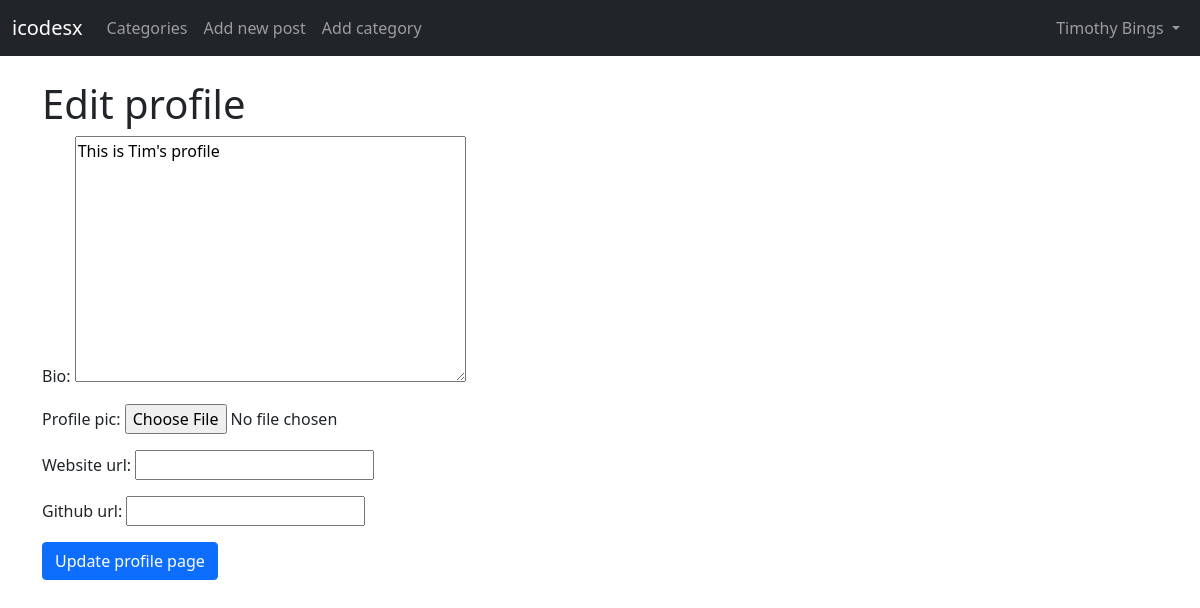
/users/4/edit-profile-page/ (signed in), run on an earlier commit of the app's database.
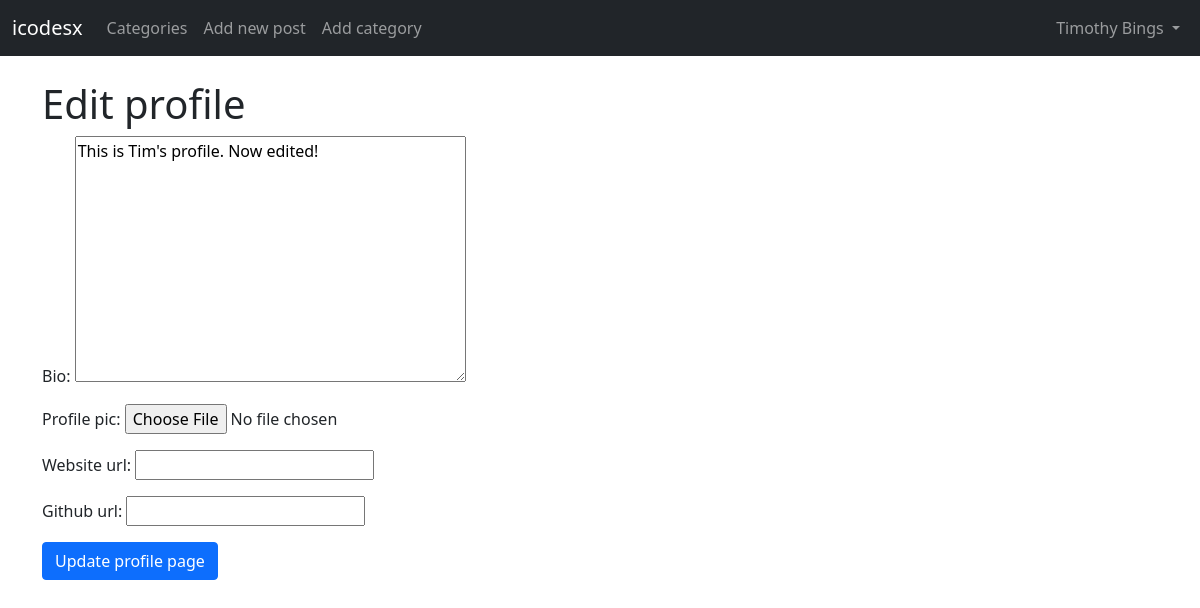
And on a later commit of the database.
### blogapp/models.py (models this page shows, shortened)
class Profile(models.Model):
    user = models.OneToOneField(User, null=True, on_delete=models.CASCADE)
    bio = models.TextField()
    profile_pic = models.ImageField(
        null=True, blank=True, upload_to='images/profile/')
    website_url = models.CharField(max_length=255, null=True, blank=True)
    facebook_url = models.CharField(max_length=255, null=True, blank=True)
    instagram_url = models.CharField(max_length=255, null=True, blank=True)
    twitter_url = models.CharField(max_length=255, null=True, blank=True)
    github_url = models.CharField(max_length=255, null=True, blank=True)

### users/views.py (the view)
class EditProfilePageView(UpdateView):
    model = Profile
    template_name = 'registration/edit-profile-page.html'
    fields = ['bio', 'profile_pic', 'website_url', 'github_url']
    success_url = reverse_lazy('index')

### users/templates/registration/edit-profile-page.html (shortened to what this page needs)
{% extends 'base.html' %}
{% block content %}
    {% if user.is_authenticated and user.id == profile.user.id %}
        <h1>Edit profile</h1>
        <div class="form-group">
            <form method="POST" enctype="multipart/form-data">
                {{ form.as_p }}
                <button class="btn btn-primary">Update profile page</button>
            </form>
        </div>
    {% else %}
        <div class="alert alert-danger" role="alert">
            You don't have the credentials to access this page.
        </div>
    {% endif %}
    <br>
{% endblock %}

What changed in the data, as far as the page shows it:
changed Profile: bio "This is Tim's profile" → "This is Tim's profile. Now edited!"
